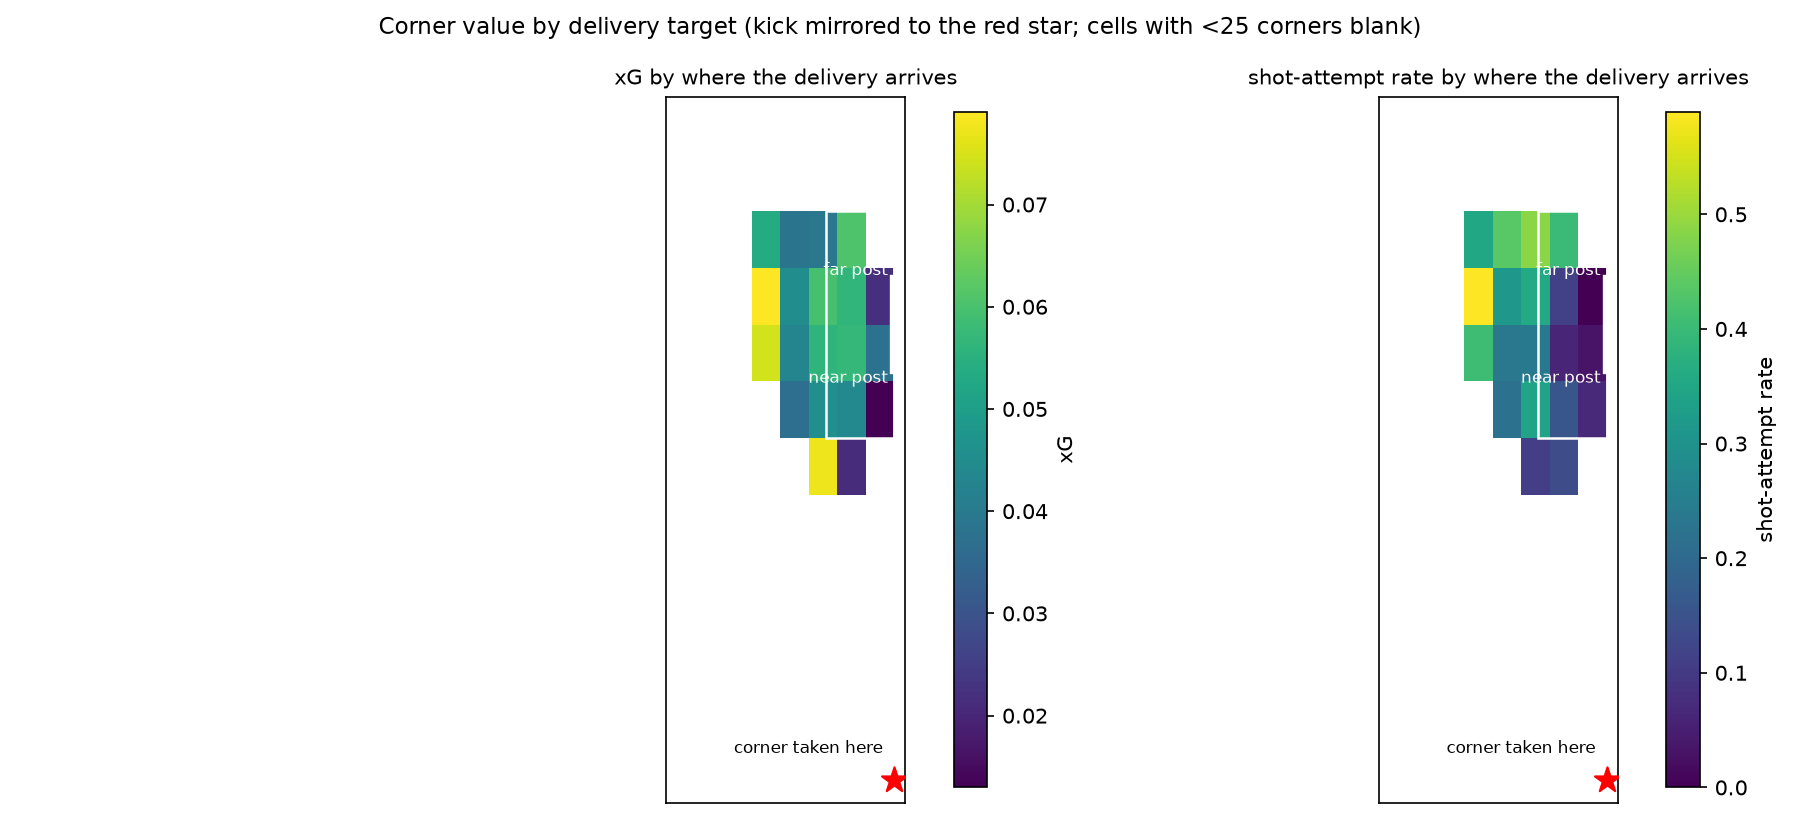

Write Python code to recreate this figure.
"""Where should a corner be delivered? Value of the delivery target zone.

Technique turned out to be a near-determined variable worth nothing in goals
(see the joint-recommendation section). The delivery TARGET is the decision
that is actually free and actually continuous, so this asks the question
directly: given where the ball ends up, what is the corner worth?

Frame: corners mirrored so the kick is at (120, 0). The goal spans y in
[36, 44] and the reflection fixes it, so "near post" is always y = 36 (the
post nearer the corner) and "far post" y = 44.

Outcomes come from the pipeline's decision_points.parquet, joined on uuid:
shot attempt, xG over the rest of the possession, and goal. All three are
reported because they disagree -- the whole point of the earlier technique
finding was that attempts and goals come apart.

WHAT THIS IS NOT
----------------
`pass.end_location` is where the ball ENDED, not where it was aimed. A
delivery headed clear at the near post records its end there, so a zone's
value bundles three things: whether aiming there is good, whether the taker
executes, and whether the defence gets there first. That bundle is close to
what a coach actually decides over -- aiming somewhere the defence owns is
genuinely bad -- but it is NOT do(aim at zone Z), and zones cannot be ranked
as if intent were observed. Nothing here is adjusted for defensive setup
beyond the explicit split in section 4.

Outputs: delivery_target_zones.csv, delivery_target.png
"""
import numpy as np
import pandas as pd
import matplotlib
matplotlib.use('Agg')
import matplotlib.pyplot as plt

SP = __import__('os').path.dirname(__import__('os').path.abspath(__file__))
PROCESSED = f'{SP}/../data/processed'
N_BOOT = 2000
SHORT_CHORD = 15.0        # a short corner is a different decision entirely

# depth from the goal line, and lateral band relative to the goal mouth
DEPTH = [(116.0, 120.1, '0-4yd (on top of goal)'),
         (111.0, 116.0, '4-9yd (six-yard line)'),
         (0.0, 111.0, '9yd+ (penalty spot and out)')]
LATERAL = [(-1e9, 36.0, 'near post'), (36.0, 44.0, 'central'),
           (44.0, 52.0, 'far post'), (52.0, 1e9, 'beyond far post')]


def zone_of(x, y):
    d = next(lab for lo, hi, lab in DEPTH if lo <= x < hi)
    l = next(lab for lo, hi, lab in LATERAL if lo <= y < hi)
    return d, l


def load():
    dl = pd.read_parquet(f'{SP}/corner_deliveries.parquet')
    dp = pd.read_parquet(f'{PROCESSED}/decision_points.parquet',
                         columns=['uuid', 'xg_after', 'goal_after'])
    c = pd.read_parquet(f'{SP}/corners.parquet')
    # corner_deliveries.parquet already carries match_id, technique and
    # height_class, so only the label and the outcomes need joining in.
    j = (dl.merge(c[['corner_id', 'shot']], on='corner_id')
           .merge(dp.rename(columns={'uuid': 'corner_id'}), on='corner_id'))
    j['chord'] = np.hypot(j.end_x - j.start_x, j.end_y - j.start_y)
    j['short'] = j.chord < SHORT_CHORD
    zs = [zone_of(x, y) for x, y in zip(j.end_x, j.end_y)]
    j['depth'] = [a for a, _ in zs]
    j['lateral'] = [b for _, b in zs]
    j['zone'] = np.where(j.short, 'short corner',
                         j.depth + ' x ' + j.lateral)

    # defensive congestion in the six-yard box at the kick
    pl = pd.read_parquet(f'{SP}/corner_players.parquet')
    dfn = pl[(~pl.teammate) & (~pl.keeper)]
    in6 = dfn[(dfn.x >= 114) & (dfn.y >= 30) & (dfn.y <= 50)]
    j['def_in6'] = j.corner_id.map(
        in6.groupby('corner_id').size()).fillna(0).astype(int)
    return j


def boot_ci(df, col, n_boot=N_BOOT, seed=0):
    """Cluster bootstrap over matches: corners in a match are not independent."""
    rng = np.random.default_rng(seed)
    mids = df.match_id.unique()
    by = {m: g[col].to_numpy(float) for m, g in df.groupby('match_id')}
    vals = []
    for _ in range(n_boot):
        pick = rng.choice(mids, len(mids), replace=True)
        vals.append(np.concatenate([by[m] for m in pick]).mean())
    return np.percentile(vals, 2.5), np.percentile(vals, 97.5)


def table(df, by, min_n=40, ci_on='xg_after'):
    rows = []
    for k, g in df.groupby(by, observed=True):
        if len(g) < min_n:
            continue
        lo, hi = boot_ci(g, ci_on)
        rows.append({
            'zone': k if isinstance(k, str) else ' | '.join(k),
            'n': len(g), 'share': len(g) / len(df),
            'shot_rate': g.shot.mean(), 'xg': g.xg_after.mean(),
            'xg_lo': lo, 'xg_hi': hi, 'goal_rate': g.goal_after.mean(),
        })
    return pd.DataFrame(rows).sort_values('xg', ascending=False)


def show(t, title):
    print(f'\n=== {title} ===')
    d = t.copy()
    d['share'] = (d.share * 100).map('{:.1f}%'.format)
    d['xg'] = d.xg.map('{:.4f}'.format)
    d['xG 95% CI'] = [f'[{a:.4f}, {b:.4f}]' for a, b in zip(t.xg_lo, t.xg_hi)]
    d['shot_rate'] = d.shot_rate.map('{:.3f}'.format)
    d['goal_rate'] = d.goal_rate.map('{:.4f}'.format)
    print(d[['zone', 'n', 'share', 'shot_rate', 'xg', 'xG 95% CI',
             'goal_rate']].to_string(index=False))


def main():
    j = load()
    print(f'{len(j):,} corners with a delivery endpoint and an outcome')
    print(f'overall: shot {j.shot.mean():.3f}, xG {j.xg_after.mean():.4f}, '
          f'goal {j.goal_after.mean():.4f}')

    t_zone = table(j, 'zone')
    show(t_zone, '1. value by delivery target zone')
    t_zone.to_csv(f'{SP}/delivery_target_zones.csv', index=False)

    show(table(j[~j.short], 'lateral'), '2. lateral band only (long corners)')
    show(table(j[~j.short], 'depth'), '3. depth only (long corners)')

    # ---- 4. does the best target depend on the defence? ----
    print('\n=== 4. target value vs defensive congestion in the six-yard box ===')
    long = j[~j.short].copy()
    long['packed'] = np.where(long.def_in6 >= long.def_in6.median(),
                              'packed 6-yd box', 'open 6-yd box')
    piv = long.pivot_table(index='lateral', columns='packed',
                           values='xg_after', aggfunc=['mean', 'size'])
    print(piv.round(4).to_string())
    for grp, g in long.groupby('packed'):
        best = table(g, 'lateral', min_n=30)
        if len(best):
            print(f'  {grp}: best lateral band = {best.iloc[0].zone} '
                  f'(xG {best.iloc[0].xg:.4f}, n={best.iloc[0].n})')

    # ---- 5. interaction with technique ----
    print('\n=== 5. target x technique (long corners) ===')
    sw = long[long.technique.isin(['Inswinging', 'Outswinging'])]
    p = sw.pivot_table(index='lateral', columns='technique',
                       values=['xg_after', 'shot'], aggfunc='mean')
    n = sw.pivot_table(index='lateral', columns='technique',
                       values='corner_id', aggfunc='size')
    print(p.round(4).to_string())
    print('\nn per cell:')
    print(n.to_string())

    # ---- figure: xG surface over the delivery target ----
    fig, axes = plt.subplots(1, 2, figsize=(12, 5.5))
    for ax, (col, lab) in zip(axes, [('xg_after', 'xG'),
                                     ('shot', 'shot-attempt rate')]):
        xe = np.arange(100, 121, 2.5)
        ye = np.arange(20, 61, 5.0)
        H = np.full((len(ye) - 1, len(xe) - 1), np.nan)
        for a in range(len(xe) - 1):
            for b in range(len(ye) - 1):
                m = ((j.end_x >= xe[a]) & (j.end_x < xe[a + 1])
                     & (j.end_y >= ye[b]) & (j.end_y < ye[b + 1]))
                if m.sum() >= 25:
                    H[b, a] = j.loc[m, col].mean()
        im = ax.pcolormesh(xe, ye, H, cmap='viridis', shading='flat')
        fig.colorbar(im, ax=ax, label=lab, fraction=0.035)
        ax.add_patch(plt.Rectangle((102, 18), 18, 44, fill=False, ec='white',
                                   lw=1.2))
        ax.add_patch(plt.Rectangle((114, 30), 6, 20, fill=False, ec='white',
                                   lw=1.2))
        ax.plot([120, 120], [36, 44], c='white', lw=4)
        ax.scatter([120], [0], marker='*', s=160, c='red', zorder=5)
        ax.annotate('corner taken here', (119, 2), color='black', fontsize=8,
                    ha='right', va='bottom')
        ax.annotate('near post', (119.5, 36), color='white', fontsize=8,
                    ha='right', va='top')
        ax.annotate('far post', (119.5, 44), color='white', fontsize=8,
                    ha='right', va='bottom')
        ax.set_xlim(100, 121)
        ax.set_ylim(-2, 60)
        ax.set_aspect('equal')
        ax.set_title(f'{lab} by where the delivery arrives', fontsize=10)
        ax.set_xticks([]); ax.set_yticks([])
    fig.suptitle('Corner value by delivery target (kick mirrored to the red '
                 'star; cells with <25 corners blank)', fontsize=11)
    fig.tight_layout()
    fig.savefig(f'{SP}/delivery_target.png', dpi=150)

    # ---- risk / reward: reaching an attacker vs paying off once you do -----
    # pass.end_location is where the ball ARRIVED, and the defence has a say in
    # that, so a zone's unconditional value is the product of two things: how
    # often the delivery survives to an attacker, and what it is worth when it
    # does. Splitting them says WHY a zone scores, which is what a coach acts
    # on. Note the conditional column selects on an outcome (who touched it
    # first), so it is a mechanism diagnostic -- the unconditional column is
    # the one that is an expected value.
    cc = pd.read_parquet(f'{SP}/corners.parquet')[
        ['corner_id', 'receiver_is_teammate']]
    rrj = j.merge(cc, on='corner_id')
    rrj = rrj[~rrj.short]
    order = ['near post', 'central', 'far post', 'beyond far post']
    rr = rrj.groupby('lateral').agg(
        n=('shot', 'size'),
        reaches_attacker=('receiver_is_teammate', 'mean'),
        xg_uncond=('xg_after', 'mean')).reindex(order)
    won = rrj[rrj.receiver_is_teammate == True]
    rr['xg_if_won'] = won.groupby('lateral').xg_after.mean().reindex(order)
    rr['shot_if_won'] = won.groupby('lateral').shot.mean().reindex(order)
    print('\n=== why each zone scores: retention x payoff ===')
    print(rr.round(4).to_string())
    print('  central is the HARDEST zone to win (27%) and the most valuable')
    print('  when won (0.135 xG, double any other) -- high risk, high reward.')
    print('  far post beats near post on BOTH terms: it reaches an attacker')
    print('  60% vs 42% of the time for the same payoff once it does, so the')
    print('  near post is dominated. It still takes ~32% of all corners.')
    rr.to_csv(f'{SP}/delivery_risk_reward.csv')

    print('\nwrote delivery_target_zones.csv, delivery_risk_reward.csv, '
          'delivery_target.png')


if __name__ == '__main__':
    main()
